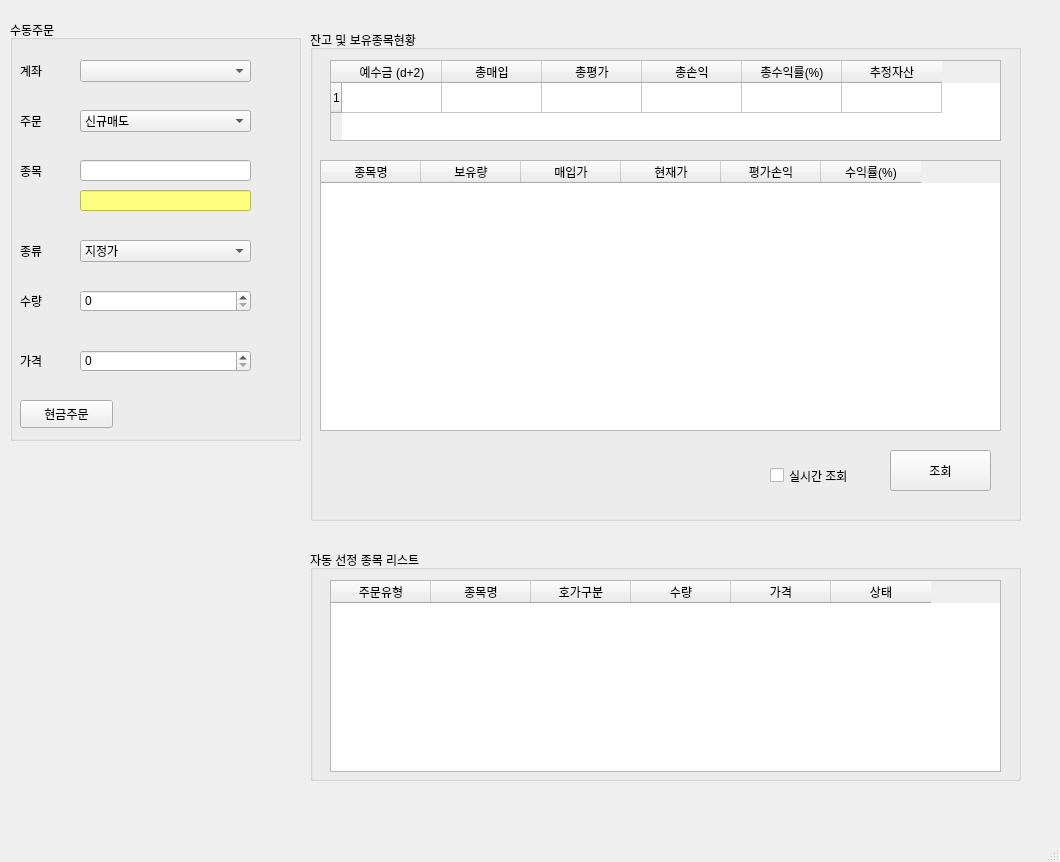
<?xml version="1.0" encoding="UTF-8"?>
<ui version="4.0">
 <class>MainWindow</class>
 <widget class="QMainWindow" name="MainWindow">
  <property name="windowModality">
   <enum>Qt::NonModal</enum>
  </property>
  <property name="geometry">
   <rect>
    <x>0</x>
    <y>0</y>
    <width>1060</width>
    <height>862</height>
   </rect>
  </property>
  <property name="windowTitle">
   <string>pyTrader v0.2</string>
  </property>
  <widget class="QWidget" name="centralwidget">
   <widget class="QGroupBox" name="groupBox">
    <property name="geometry">
     <rect>
      <x>10</x>
      <y>20</y>
      <width>291</width>
      <height>421</height>
     </rect>
    </property>
    <property name="title">
     <string>수동주문</string>
    </property>
    <widget class="QLabel" name="label_2">
     <property name="geometry">
      <rect>
       <x>10</x>
       <y>30</y>
       <width>81</width>
       <height>41</height>
      </rect>
     </property>
     <property name="text">
      <string>계좌</string>
     </property>
    </widget>
    <widget class="QLabel" name="label_3">
     <property name="geometry">
      <rect>
       <x>10</x>
       <y>80</y>
       <width>81</width>
       <height>41</height>
      </rect>
     </property>
     <property name="text">
      <string>주문</string>
     </property>
    </widget>
    <widget class="QLabel" name="label_4">
     <property name="geometry">
      <rect>
       <x>10</x>
       <y>130</y>
       <width>81</width>
       <height>41</height>
      </rect>
     </property>
     <property name="text">
      <string>종목</string>
     </property>
    </widget>
    <widget class="QLabel" name="label_5">
     <property name="geometry">
      <rect>
       <x>10</x>
       <y>210</y>
       <width>81</width>
       <height>41</height>
      </rect>
     </property>
     <property name="text">
      <string>종류</string>
     </property>
    </widget>
    <widget class="QLabel" name="label_6">
     <property name="geometry">
      <rect>
       <x>10</x>
       <y>260</y>
       <width>81</width>
       <height>41</height>
      </rect>
     </property>
     <property name="text">
      <string>수량</string>
     </property>
    </widget>
    <widget class="QLabel" name="label_7">
     <property name="geometry">
      <rect>
       <x>10</x>
       <y>320</y>
       <width>81</width>
       <height>41</height>
      </rect>
     </property>
     <property name="text">
      <string>가격</string>
     </property>
    </widget>
    <widget class="QComboBox" name="comboBox">
     <property name="geometry">
      <rect>
       <x>70</x>
       <y>40</y>
       <width>171</width>
       <height>22</height>
      </rect>
     </property>
    </widget>
    <widget class="QComboBox" name="comboBox_2">
     <property name="geometry">
      <rect>
       <x>70</x>
       <y>90</y>
       <width>171</width>
       <height>22</height>
      </rect>
     </property>
     <item>
      <property name="text">
       <string>신규매도</string>
      </property>
     </item>
     <item>
      <property name="text">
       <string>신규매수</string>
      </property>
     </item>
     <item>
      <property name="text">
       <string>매수취소</string>
      </property>
     </item>
     <item>
      <property name="text">
       <string>매도취소</string>
      </property>
     </item>
    </widget>
    <widget class="QComboBox" name="comboBox_3">
     <property name="geometry">
      <rect>
       <x>70</x>
       <y>220</y>
       <width>171</width>
       <height>22</height>
      </rect>
     </property>
     <item>
      <property name="text">
       <string>지정가</string>
      </property>
     </item>
     <item>
      <property name="text">
       <string>시장가</string>
      </property>
     </item>
    </widget>
    <widget class="QLineEdit" name="lineEdit">
     <property name="geometry">
      <rect>
       <x>70</x>
       <y>140</y>
       <width>171</width>
       <height>21</height>
      </rect>
     </property>
     <property name="styleSheet">
      <string notr="true"/>
     </property>
    </widget>
    <widget class="QSpinBox" name="spinBox">
     <property name="geometry">
      <rect>
       <x>70</x>
       <y>270</y>
       <width>171</width>
       <height>22</height>
      </rect>
     </property>
     <property name="maximum">
      <number>1000000</number>
     </property>
     <property name="singleStep">
      <number>1</number>
     </property>
    </widget>
    <widget class="QSpinBox" name="spinBox_2">
     <property name="geometry">
      <rect>
       <x>70</x>
       <y>330</y>
       <width>171</width>
       <height>22</height>
      </rect>
     </property>
    </widget>
    <widget class="QPushButton" name="pushButton">
     <property name="geometry">
      <rect>
       <x>10</x>
       <y>380</y>
       <width>93</width>
       <height>28</height>
      </rect>
     </property>
     <property name="text">
      <string>현금주문</string>
     </property>
    </widget>
    <widget class="QLineEdit" name="lineEdit_2">
     <property name="geometry">
      <rect>
       <x>70</x>
       <y>170</y>
       <width>171</width>
       <height>21</height>
      </rect>
     </property>
     <property name="styleSheet">
      <string notr="true">background-color: rgb(255, 255, 127);</string>
     </property>
    </widget>
   </widget>
   <widget class="QGroupBox" name="groupBox_2">
    <property name="geometry">
     <rect>
      <x>310</x>
      <y>30</y>
      <width>711</width>
      <height>491</height>
     </rect>
    </property>
    <property name="title">
     <string>잔고 및 보유종목현황</string>
    </property>
    <widget class="QTableWidget" name="tableWidget">
     <property name="geometry">
      <rect>
       <x>20</x>
       <y>30</y>
       <width>671</width>
       <height>81</height>
      </rect>
     </property>
     <property name="rowCount">
      <number>1</number>
     </property>
     <row/>
     <column>
      <property name="text">
       <string>예수금 (d+2)</string>
      </property>
     </column>
     <column>
      <property name="text">
       <string>총매입</string>
      </property>
     </column>
     <column>
      <property name="text">
       <string>총평가</string>
      </property>
     </column>
     <column>
      <property name="text">
       <string>총손익</string>
      </property>
     </column>
     <column>
      <property name="text">
       <string>총수익률(%)</string>
      </property>
     </column>
     <column>
      <property name="text">
       <string>추정자산</string>
      </property>
     </column>
    </widget>
    <widget class="QTableWidget" name="tableWidget_2">
     <property name="geometry">
      <rect>
       <x>10</x>
       <y>130</y>
       <width>681</width>
       <height>271</height>
      </rect>
     </property>
     <column>
      <property name="text">
       <string>종목명</string>
      </property>
     </column>
     <column>
      <property name="text">
       <string>보유량</string>
      </property>
     </column>
     <column>
      <property name="text">
       <string>매입가</string>
      </property>
     </column>
     <column>
      <property name="text">
       <string>현재가</string>
      </property>
     </column>
     <column>
      <property name="text">
       <string>평가손익</string>
      </property>
     </column>
     <column>
      <property name="text">
       <string>수익률(%)</string>
      </property>
     </column>
    </widget>
    <widget class="QPushButton" name="pushButton_2">
     <property name="geometry">
      <rect>
       <x>580</x>
       <y>420</y>
       <width>101</width>
       <height>41</height>
      </rect>
     </property>
     <property name="text">
      <string>조회</string>
     </property>
    </widget>
    <widget class="QCheckBox" name="checkBox">
     <property name="geometry">
      <rect>
       <x>460</x>
       <y>430</y>
       <width>101</width>
       <height>31</height>
      </rect>
     </property>
     <property name="text">
      <string>실시간 조회</string>
     </property>
    </widget>
   </widget>
   <widget class="QGroupBox" name="groupBox_3">
    <property name="geometry">
     <rect>
      <x>310</x>
      <y>550</y>
      <width>711</width>
      <height>231</height>
     </rect>
    </property>
    <property name="title">
     <string>자동 선정 종목 리스트</string>
    </property>
    <widget class="QTableWidget" name="tableWidget_3">
     <property name="geometry">
      <rect>
       <x>20</x>
       <y>30</y>
       <width>671</width>
       <height>192</height>
      </rect>
     </property>
     <column>
      <property name="text">
       <string>주문유형</string>
      </property>
     </column>
     <column>
      <property name="text">
       <string>종목명</string>
      </property>
     </column>
     <column>
      <property name="text">
       <string>호가구분</string>
      </property>
     </column>
     <column>
      <property name="text">
       <string>수량</string>
      </property>
     </column>
     <column>
      <property name="text">
       <string>가격</string>
      </property>
     </column>
     <column>
      <property name="text">
       <string>상태</string>
      </property>
     </column>
    </widget>
   </widget>
  </widget>
  <widget class="QMenuBar" name="menubar">
   <property name="geometry">
    <rect>
     <x>0</x>
     <y>0</y>
     <width>1060</width>
     <height>26</height>
    </rect>
   </property>
  </widget>
  <widget class="QStatusBar" name="statusbar"/>
 </widget>
 <resources/>
 <connections/>
</ui>
